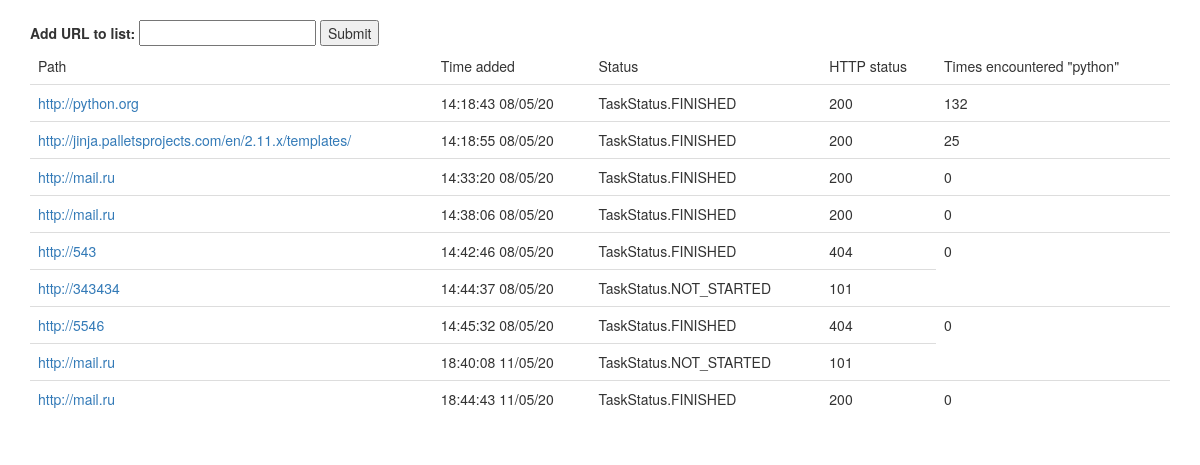
Before: / with the older database file.
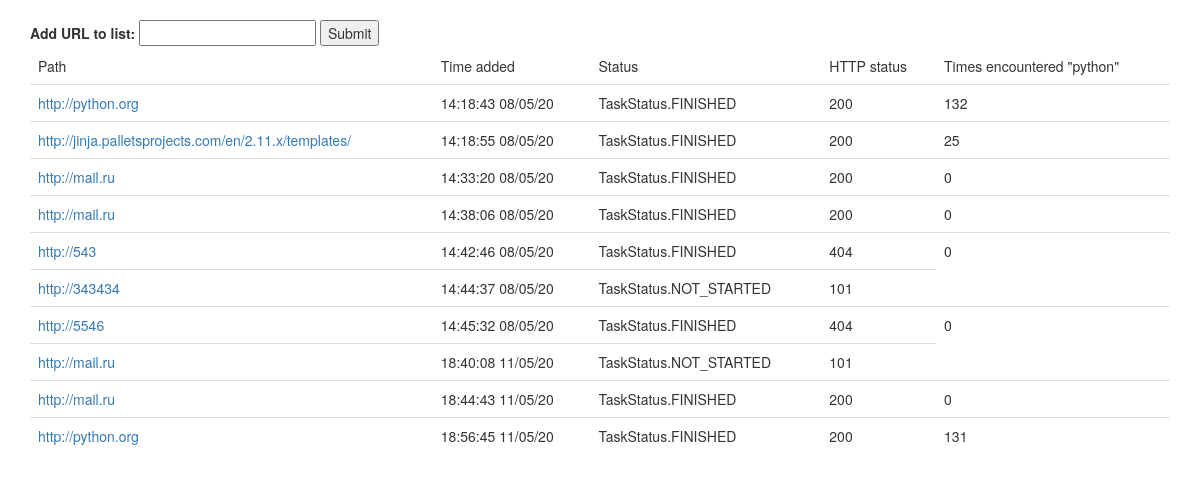
After: the same page with the newer database file.
### app.py (models this page shows)
class Tasks(db.Model):
    _id = db.Column(db.Integer, primary_key=True)
    address = db.Column(db.String(300), unique=False, nullable=True)
    timestamp = db.Column(db.DateTime())
    task_status = db.Column(db.Enum(TaskStatus))
    http_status = db.Column(db.Integer)

class Results(db.Model):
    _id = db.Column(db.Integer, primary_key=True)
    taskid = db.Column(db.Integer, unique=False, nullable=True)
    address = db.Column(db.String(300), unique=False, nullable=True)
    words_count = db.Column(db.Integer, unique=False, nullable=True)
    http_status_code = db.Column(db.Integer)

### app.py (the view)
@app.route('/')
def hello_world():
    search_results = Tasks.query.all()
    for task in search_results:
        print(task._id, " ", task.address)
    inspect_results = Results.query.all()
    return render_template('index.html', search_results = search_results, inspect_results = inspect_results)

### templates/index.html (shortened to what this page needs)
<!DOCTYPE html>
<html lang="en">
<head>
  <link rel="stylesheet" href="https://maxcdn.bootstrapcdn.com/bootstrap/3.4.1/css/bootstrap.min.css">
</head>
<body>
<div class="container">
  <br>
  <form method="GET" action="/add-url">
  <label for="url">Add URL to list:</label>
  <input type="text" name="url">
  <input type="submit">
</form>
    {% if search_results %}
      <table class="table">
        <thead>
          <tr>
            <td>Path</td>
            <td>Time added</td>
            <td>Status</td>
            <td>HTTP status</td>
            <td>Times encountered "python"</td>
          </tr>
        </thead>
      {% for result in search_results %}
        <tr>
          <td><a href="{{result.address}}" target="_blank">{{result.address}}</a></td>
          <td>{{result.timestamp.strftime('%H:%M:%S %d/%m/%y')}}</td>
          <td>{{result.task_status}}</td>
          <td>{{result.http_status}}</td>
          {% for iresult in inspect_results %}
            {% if result._id == iresult.taskid %}
            <td>{{iresult.words_count}}</td>
            {% endif %}
          {% endfor %}
        </tr>
      {% endfor %}
    </table>
    {% endif %}
</div>
</body>
</html>

Changed rows visible on the page:
added Tasks: address "http://python.org", timestamp "18:56:45 11/05/20", task_status "TaskStatus.FINISHED", http_status "200"
added Results: words_count "131", shown under "http://python.org"
